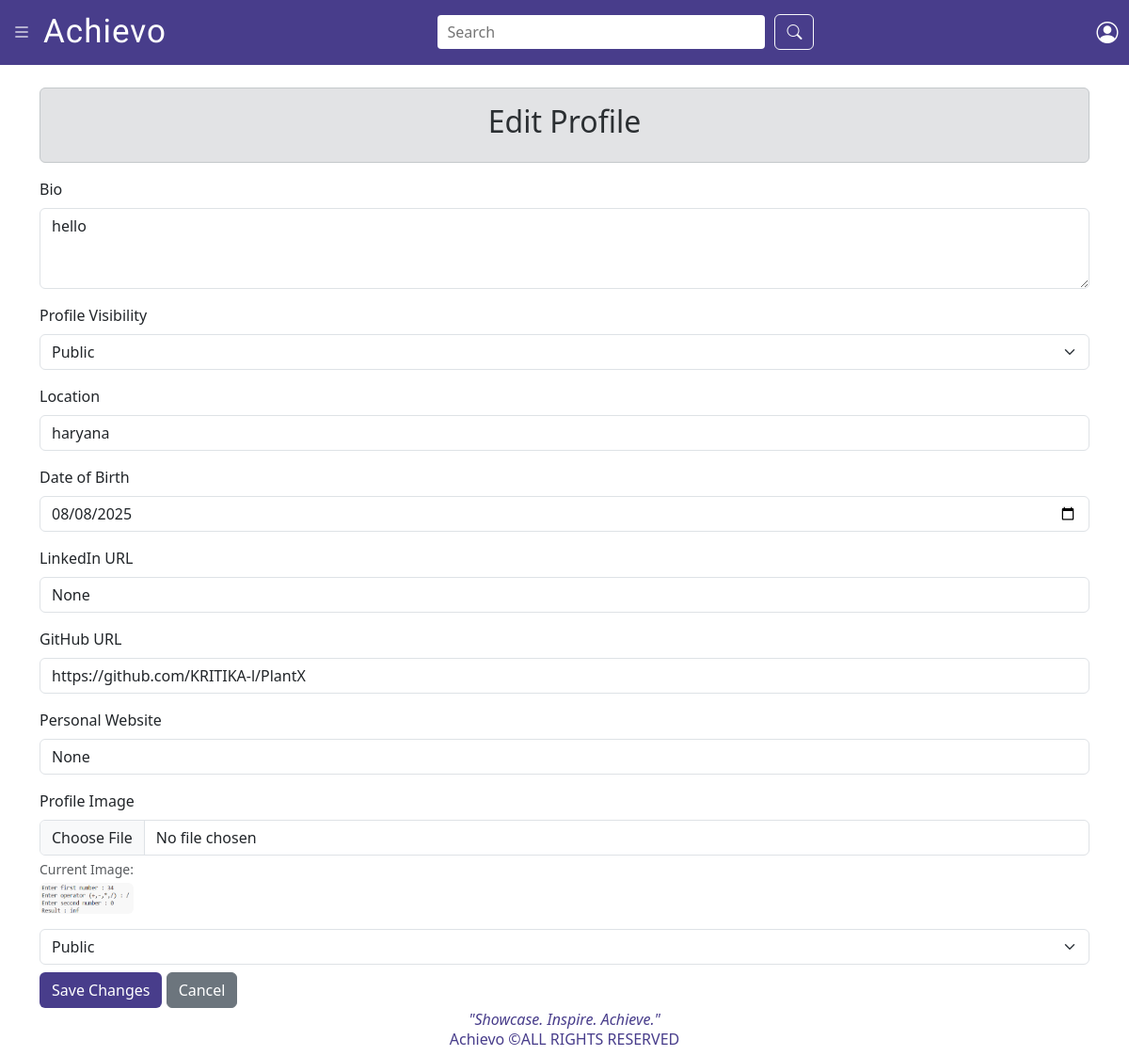
The page /profile/edit/ (signed in) on the database as committed earlier.
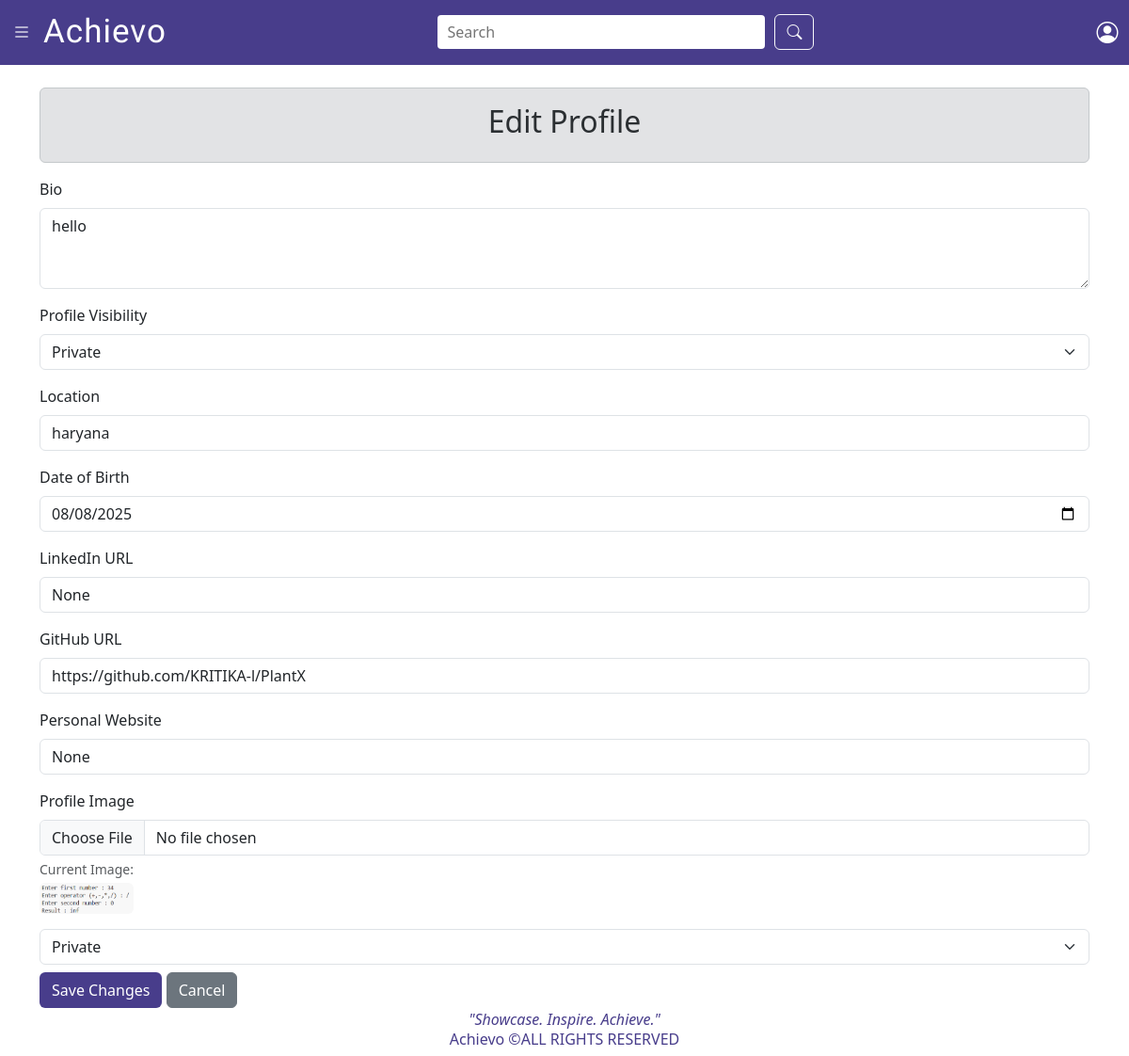
The same page on the database as committed later.
### student/models.py (models this page shows, shortened)
class UserProfile(models.Model):
    user = models.OneToOneField(User, on_delete=models.CASCADE)
    bio = models.TextField(blank=True, null=True)
    date_of_birth = models.DateField(blank=True, null=True)
    profile_image = models.ImageField(upload_to='profile_images/', blank=True, null=True)
    location = models.CharField(max_length=100, blank=True, null=True)
    linkedin_url = models.URLField(blank=True, null=True)
    github_url = models.URLField(blank=True, null=True)
    personal_website = models.URLField(blank=True, null=True)
    created_at = models.DateTimeField(auto_now_add=True)
    is_public = models.BooleanField(default=True)
    skills = models.ManyToManyField(Skill, blank=True)

### student/views.py (the view, shortened to what this page needs)
# urls.py: path('profile/edit/', views.edit_profile, name='edit_profile'),
@login_required
def edit_profile(request):
    profile = request.user.userprofile
    return render(request, 'student/editprofile.html', {'profile': profile})

### student/templates/student/editprofile.html (shortened to what this page needs)
{% load static %}
<!DOCTYPE html>
<html lang="en">
<head>
    <link href="https://cdn.jsdelivr.net/npm/bootstrap@5.3.0/dist/css/bootstrap.min.css" rel="stylesheet">
</head>
<body>
    {% include 'student/navbar.html' %}
    <div class="container mt-4">
        <div class="alert alert-secondary text-center">
            <h2>Edit Profile</h2>
        </div>
        <form method="POST" enctype="multipart/form-data">
            <div class="mb-3">
                <label for="bio" class="form-label">Bio</label>
                <textarea class="form-control" id="bio" name="bio" rows="3">{{ profile.bio }}</textarea>
            </div>
            <div class="mb-3">
                <label for="is_public" class="form-label">Profile Visibility</label>
                <select id="is_public" name="is_public" class="form-select">
                    <option value="True" {% if profile.is_public %}selected{% endif %}>Public</option>
                    <option value="False" {% if not profile.is_public %}selected{% endif %}>Private</option>
                </select>
            </div>
            <div class="mb-3">
                <label for="location" class="form-label">Location</label>
                <input type="text" class="form-control" id="location" name="location" value="{{ profile.location }}">
            </div>
            <div class="mb-3">
                <label for="date_of_birth" class="form-label">Date of Birth</label>
                <input type="date" class="form-control" id="date_of_birth" name="date_of_birth"
                       value="{{ profile.date_of_birth|date:'Y-m-d' }}">
            </div>
            <div class="mb-3">
                <label for="linkedin_url" class="form-label">LinkedIn URL</label>
                <input type="text" class="form-control" id="linkedin_url" name="linkedin_url" value="{{ profile.linkedin_url }}">
            </div>
            <div class="mb-3">
                <label for="github_url" class="form-label">GitHub URL</label>
                <input type="text" class="form-control" id="github_url" name="github_url" value="{{ profile.github_url }}">
            </div>
            <div class="mb-3">
                <label for="personal_website" class="form-label">Personal Website</label>
                <input type="text" class="form-control" id="personal_website" name="personal_website" value="{{ profile.personal_website }}">
            </div>
            <div class="mb-3">
                <label for="profile_image" class="form-label">Profile Image</label>
                <input type="file" class="form-control" id="profile_image" name="profile_image">
                {% if profile.profile_image %}
                    <small class="text-muted d-block mt-1">Current Image:</small>
                    <img src="{{ profile.profile_image.url }}" alt="Profile Image" width="100" class="rounded mt-1">
                {% endif %}
            </div>
            <select id="is_public" name="is_public" class="form-select">
                <option value="True" {% if profile.is_public %}selected{% endif %}>Public</option>
                <option value="False" {% if not profile.is_public %}selected{% endif %}>Private</option>
            </select>
            <button type="submit" class="btn text-white mt-2"
                style="background-color: darkslateblue; transition: background-color 0.3s;"
                onmouseover="this.style.backgroundColor='#5D3FD3'"
                onmouseout="this.style.backgroundColor='darkslateblue'">
                Save Changes
            </button>
            <a href="{% url 'my_profile' %}" class="btn btn-secondary mt-2">Cancel</a>
        </form>
    </div>
    {% include 'student/footer.html' %}
</body>
</html>

Rows that differ between the two databases and show on the page:
changed UserProfile "hello": is_public "Public" → "Private"
